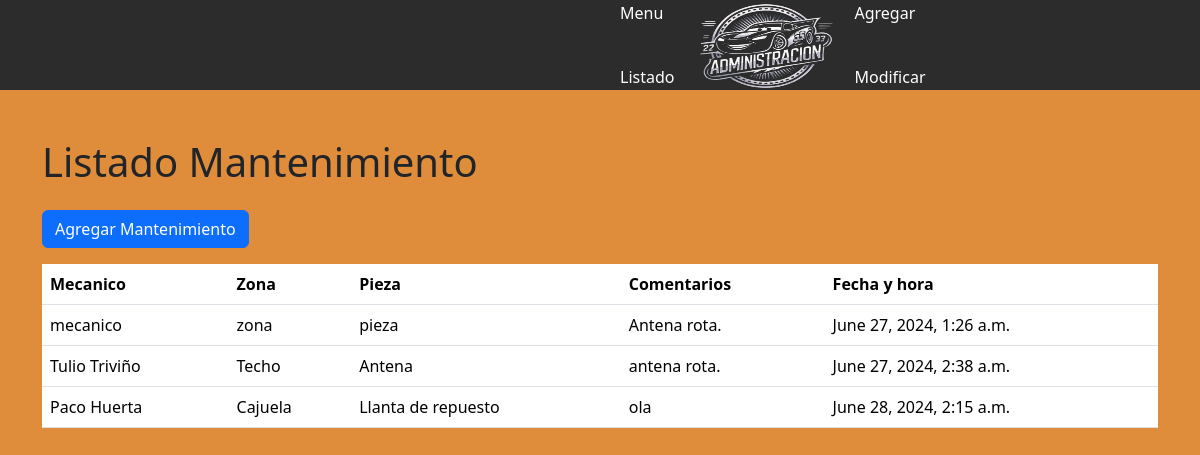
The app's page /listarS (signed in), older data.
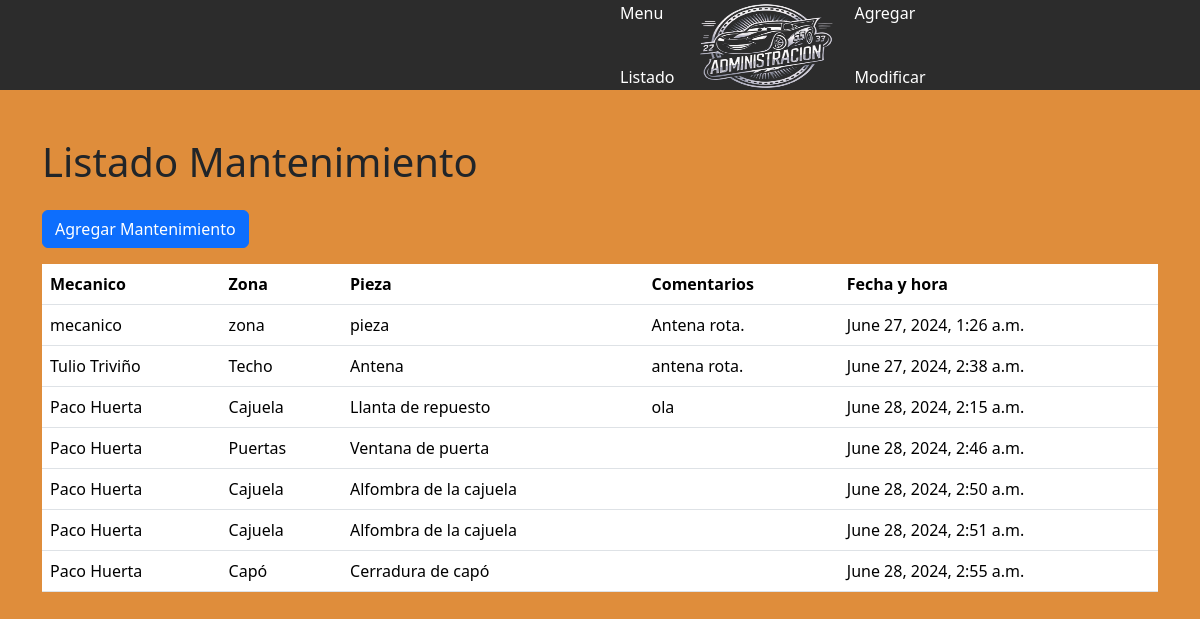
The same page, newer data.
### myapp/models.py (models this page shows, shortened)
class Mantenimiento(models.Model):
    id = models.AutoField(primary_key=True)
    mecanico = models.CharField(max_length=255)
    zona = models.CharField(max_length=255)
    pieza = models.CharField(max_length=255)
    comentarios = models.TextField()
    fecha_hora = models.DateTimeField(auto_now_add=True)  # Campo para registrar fecha y hora en el momento de envío de formulario

### myapp/views.py (the view)
# urls.py: path('listarS', views.listarS, name='listarS'),
@login_required
@staff_required
def listarS(request):
    mantenimientos = Mantenimiento.objects.all()
    contexto = {
        'mantenimientos': mantenimientos
    }
    return render(request, 'Administracion/listarS.html', contexto)

### myapp/templates/Administracion/listarS.html (shortened to what this page needs)
{% load static %}
<!DOCTYPE html>
<html lang="es">
<head>
    <link rel="stylesheet" href="{% static 'css/menu.css' %}">
    <link href="https://cdn.jsdelivr.net/npm/bootstrap@5.3.3/dist/css/bootstrap.min.css" rel="stylesheet">
    <link rel="stylesheet" href="https://cdn.jsdelivr.net/npm/bootstrap-icons@1.11.3/font/bootstrap-icons.min.css">
</head>
<body>
    <div class="navbarM">
        <ul class="nav me-auto mb-4 mb-lg-0">
            <li class="nav-item">
                <a class="nav-link" href="{% url 'menu' %}">Menu</a>
            </li>
            <li class="nav-item">
                <a class="nav-link" href="{% url 'listar' %}">Listado</a>
            </li>
        </ul>
        <a class="logo" href="{% url 'menu' %}">
            <img src="{% static 'imagenes/Adm.png' %}" alt="logo" width="140px" height="100px">
        </a>
        <ul class="nav ms-auto mb-2 mb-lg-0">
            <li class="nav-item">
                <a class="nav-link" href="{% url 'agrega' %}">Agregar</a>
            </li>
            <li class="nav-item">
                <a class="nav-link" href="{% url 'modificar' %}">Modificar</a>
            </li>
        </ul>
    </div>
    <div class="container mt-5">
        <div class="row">
            <div class="col-md-12">
                <h1 class="mb-4">Listado Mantenimiento</h1>
                <a href="{% url 'Servicio' %}" class="btn btn-primary mb-3">Agregar Mantenimiento</a>
                <table class="table">
                    <thead>
                        <tr>
                            <th scope="col">Mecanico</th>
                            <th scope="col">Zona</th>
                            <th scope="col">Pieza</th>
                            <th scope="col">Comentarios</th>
                            <th scope="col">Fecha y hora</th>
                        </tr>
                    </thead>
                    <tbody>
                        {% for mantenimiento in mantenimientos %}
                            <tr>
                                <td>{{ mantenimiento.mecanico }}</td>
                                <td>{{ mantenimiento.zona }}</td>
                                <td>{{ mantenimiento.pieza }}</td>
                                <td>{{ mantenimiento.comentarios }}</td>
                                <td>{{ mantenimiento.fecha_hora }}</td>
                            </tr>
                        {% endfor %}
                    </tbody>
                </table>
            </div>
        </div>
    </div>
    <br>
    <br>
    <br>
</body>
</html>

Row changes from the older to the newer data that the page shows:
added Mantenimiento: mecanico "Paco Huerta", zona "Puertas", pieza "Ventana de puerta", fecha_hora "June 28, 2024, 2:46 a.m."
added Mantenimiento: mecanico "Paco Huerta", zona "Cajuela", pieza "Alfombra de la cajuela", fecha_hora "June 28, 2024, 2:50 a.m."
added Mantenimiento: mecanico "Paco Huerta", zona "Cajuela", pieza "Alfombra de la cajuela", fecha_hora "June 28, 2024, 2:51 a.m."
added Mantenimiento: mecanico "Paco Huerta", zona "Capó", pieza "Cerradura de capó", fecha_hora "June 28, 2024, 2:55 a.m."
